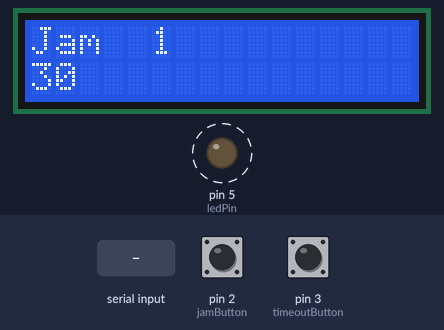
Bench run of a sketch on a simulated Arduino Uno, built with avr-gcc and run on an emulated ATmega328P. Parts: 16×2 character LCD, output pins drawn as LEDs (lit = HIGH). Dashed ring = blinking. The inputs (shaded band) are chosen by the test bench; at power-on: pin 3 (timeoutButton) LOW, pin 2 (jamButton) LOW. What the sketch prints to the serial monitor is not drawn.

Above: at 0.75 s.
1.3 s: pin 3 (timeoutButton) pulled HIGH for 0.15 s
At 1.97 s:
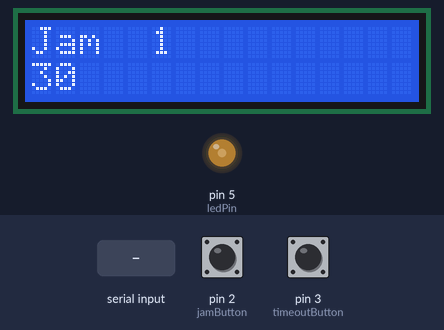
2.0 s: pin 2 (jamButton) pulled HIGH for 0.15 s
At 2.6 s:
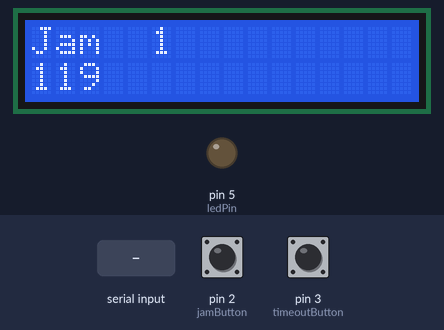
4.5 s: "1" received over Serial
At 5.25 s:
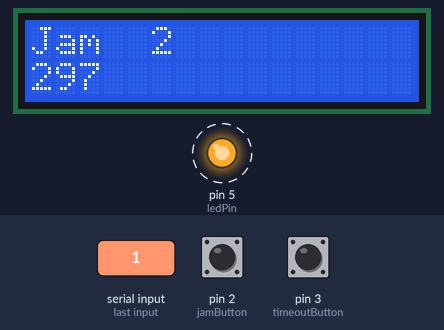
7.2 s: "2" received over Serial
9.1 s: pin 2 (jamButton) pulled HIGH for 1 s
At 10.02 s:
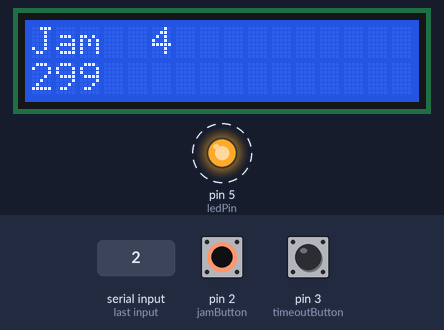
10.7 s: pin 3 (timeoutButton) pulled HIGH for 1 s
Timing chart, 0 to 13.3 s (numbered marks = the images above; inputs shaded):
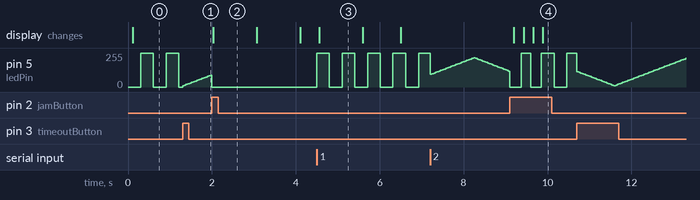

Measured:
- after the input at 2.0 s, the display: changes at once (image 2)
- after the input at 4.5 s, pin 5 (ledPin): alternates 255/255 for 0.30 s and 0/255 for 0.30 s, starting at once
- after the input at 9.1 s, the display: first changes after 0.10 s (image 4 shows a later state)

The sketch:

sketch_sep16a.ino
```cpp
#include <StopWatch.h>
#include <Adafruit_CharacterOLED.h>

StopWatch timerJam;
StopWatch timerPeriod;
StopWatch timerTimeOut;
Adafruit_CharacterOLED lcd(6, 7, 8, 9, 10, 11, 12);

unsigned long jamLength = 120000;
unsigned long lineupLength = 30000;
unsigned long periodLength = 10000;
unsigned long timeoutLength = 60000;
unsigned long refresh;                                    // Keeps track of the display refresh
unsigned long jamRef = 100;                               // Sets the jam clock refresh rate
unsigned long jamBlink = 300;                             // Speed that the LED blinks
unsigned long fadeSpeed = 40;                             // Speed that the LED Fades
unsigned long blinkTimer = 0;                            // Variable to time the LED.
unsigned long debounceTimer = 0;
unsigned long debounceAmount = 50;
boolean JamOn, TimeOut;                                   // Status of the game; current phase.
int JamNum = 1;                                           // What jam are we on?
int fadeAmount = 5;                                       // How much does the LED Fade?
int ledBrightness = 10;                                    // Current brightness of the LED
int ledPin = 5;
int jamButton = 2;
int timeoutButton = 3;

//=================================================================
// void setup()
//=================================================================

void setup() {

  pinMode(ledPin, OUTPUT);

  lcd.begin(16, 2);
  Serial.begin(115200);
  Serial.flush();
}

//=================================================================
// void loop()
//=================================================================

void loop() {
  int jamButtonState = digitalRead(jamButton);
  int timeoutButtonState = digitalRead(timeoutButton);

  if (jamButtonState == HIGH && (millis() - debounceTimer) > 250) {
    if (TimeOut) {
      timerTimeOut.stop();
      timerTimeOut.reset();
      TimeOut = 0;
    }
    toggleJam();
    debounceTimer = millis();
  }
  if (timeoutButtonState == HIGH && (millis() - debounceTimer) > 250) {
    if (!TimeOut) {
      startTimeOut();
    }
    debounceTimer = millis();
  }


  if ((timerJam.elapsed() > jamLength) && JamOn) {          // Has the jam clock expired?
    toggleJam();
  }

  if ((timerJam.elapsed() > lineupLength) && !JamOn) {      // Has the lineup clock expired?
    toggleJam();
  }

  if ((timerTimeOut.elapsed() > timeoutLength) && TimeOut) {      // Has the timeout clock expired?
    timerTimeOut.stop();
    //timerTimeOut.reset();
  }
  //                                                        // This is a placeholder for an actual button
  if (Serial.available()) {                                 // Is there serial data available?
    switch (Serial.read()) {                                // Read serial data
    case '1':                                               // If it's a 1 then press the Jam Button
      //                                                    // Check to see if we're coming back from Timeout
      if (TimeOut) {
        timerTimeOut.stop();
        timerTimeOut.reset();
        TimeOut = 0;
      }
      toggleJam();
      break;

      //                                                      // If it is a 2 then press the timeout button
    case '2':
      if (!TimeOut && timerJam.isRunning()) {
        if (JamOn) {
          JamNum++;
        }
        startTimeOut();
      }
      break;
    }

    Serial.flush();                                         // Clear the buffer so we can start fresh
  }

  if (JamOn) {
    // Turn the LED off during the jam
    digitalWrite(ledPin, LOW);
  }

  if (!JamOn && !TimeOut) {
    // Blink the LED During lineup
    if (timerJam.elapsed() < 20000) {
      jamBlink = 300;
    }
    else {
      jamBlink = 100;
    }
    if ((millis() - blinkTimer) > jamBlink) {
      digitalWrite(ledPin, !digitalRead(ledPin));
      blinkTimer = millis();
    }

  }

  if (TimeOut) {
    if ((millis() - blinkTimer) > fadeSpeed) {
      analogWrite(ledPin, ledBrightness);
      ledBrightness = ledBrightness + fadeAmount;
      if (ledBrightness <= 10 || ledBrightness >= 220) {
        fadeAmount = -fadeAmount ;
      }
      blinkTimer = millis();
    }

  }


  if ((millis() - refresh) > jamRef) {                  // Check to make sure we are only refreshing
    displayJamNum();                                           // every (displayRes) ms.
    if (!TimeOut) {
      displayJamClock();
    }
    else {
      displayTimeOut();
    }
    displayPeriod();
    refresh = millis();
  }
}

//=================================================================
// void startTimeOut()    Stops the clocks and starts a timeout
//=================================================================

void startTimeOut() {

  JamOn = 0;
  TimeOut = 1;
  timerJam.reset();
  timerPeriod.stop();
  timerTimeOut.start();

}

//=================================================================
// void toggleJam()    Self Explanatory.
//=================================================================

void toggleJam() {                                          // Check to see if the jam is on or not
  //                                                        // if not, stop the lineup timer and begin
  if(!timerPeriod.isRunning()) {                            // the jam timer
    timerPeriod.start();
  }

  switch (JamOn) {
  case 0:
    timerJam.stop();
    timerJam.reset();
    timerJam.start();
    break;

  case 1:
    timerJam.stop();
    timerJam.reset();
    timerJam.start();
    JamNum++;                                                // Increment the jam after the jam is over.
    break;
  }
  JamOn = !JamOn;
}

//=================================================================
// displayJamClock()     Formats the clocks output for display
//=================================================================

void displayJamClock() {
  //                                                        // elapsed = milliseconds on the timer
  unsigned long elapsed = timerJam.elapsed();               // minutes = whole number extracted from elapsed
  unsigned long secs, decimal, minutes, togo;               // decimal = number after the decimal point

  switch (JamOn) {

  case 1:                                                   // Format the jam time remaining.
    togo = jamLength - elapsed;
    secs = constrain(togo / 1000, 0, jamLength);
    decimal = constrain((togo - secs*1000) / 100, 0, 9);
    break;
    // Format the lineup time remaining.
  case 0:
    togo = lineupLength - elapsed;
    secs = constrain(togo / 1000, 0, lineupLength);
    decimal = constrain((togo - secs*1000) / 100, 0, 9);
    break;
  }
  lcd.setCursor(0, 1);
  lcd.print(togo / 1000);
  // Convert seconds to minutes and secs
  if (secs >= 60) {
    minutes = secs / 60;
    secs %= 60;
  }
  else {
    minutes = 0;
  }
  //                                                        // Pad minutes out with blank space
  if (minutes < 10) {
    Serial.print(" ");
  }
  //                                                        // Print a colon if there are minutes...
  if (minutes) {
    Serial.print(minutes);
    Serial.print(":");
  }
  //                                                        // ... or pad it out if there aren't minutes
  else {
    Serial.print("  ");
  }
  //                                                        // Pad seconds out with zeros.
  if (secs < 10) {
    Serial.print("0");
  }
  //                                                        // Print secs and milliseconds with a dot.
  Serial.print(secs);
  Serial.print(".");
  Serial.print(decimal);
  //                                                        // Next line.
  Serial.println("");
}

//=================================================================
// displayJamNum()     Print the current jam number with padding
//=================================================================

void displayJamNum() {
  lcd.setCursor(0,0);
  lcd.print("Jam ");
  if (JamNum < 10) {
    lcd.print(" ");
  }

  lcd.print(JamNum);
  lcd.print("   ");

}


//=================================================================
// displayTimeOut()     Print the Timeout clock
//=================================================================

void displayTimeOut() {
  unsigned long elapsed = constrain(timerTimeOut.elapsed(), 0, timeoutLength);
  unsigned long togo = constrain(timeoutLength - elapsed, 0, timeoutLength);
  unsigned long secs = togo / 1000;
  unsigned long minutes = constrain(secs / 60, 0, 59);
  unsigned long decimal;

  secs = constrain (secs %= 60, 0, 59);
  decimal = constrain((togo - secs*1000) / 100, 0, 9);

  if (minutes < 10) {
    Serial.print(" ");
  }

  if (minutes) {
    Serial.print(minutes);
    Serial.print(":");
  }
  // ... or pad it out if there aren't minutes
  else {
    Serial.print("  ");
  }
  // Pad seconds out with zeros.
  if (secs < 10) {
    Serial.print("0");
  }
  // Print secs and milliseconds with a dot.
  Serial.print(secs);
  Serial.print(".");
  Serial.print(decimal);
  // Next line.
  Serial.println("");


}

//=================================================================
// displayPeriod()     Print the Period clock
//=================================================================

void displayPeriod() {
  unsigned long elapsed = constrain(timerPeriod.elapsed(), 0, periodLength);
  unsigned long togo = constrain(periodLength - elapsed, 0, periodLength);
  unsigned long secs = togo / 1000;
  unsigned long minutes = constrain(secs / 60, 0, 59);
  secs = constrain (secs %= 60, 0, 59);

  if (minutes < 10) {
    Serial.print(" ");
  }
  Serial.print(minutes);
  Serial.print(":");

  if (secs < 10) {
    Serial.print("0");

  }
  Serial.print(secs);

  if (TimeOut) {
    Serial.println("   Time Out");
  }
  if (JamOn) {
    Serial.println("     Jam On");
  }
  if (!TimeOut && !JamOn) {
    Serial.println("    Line Up");
  }

}
```
